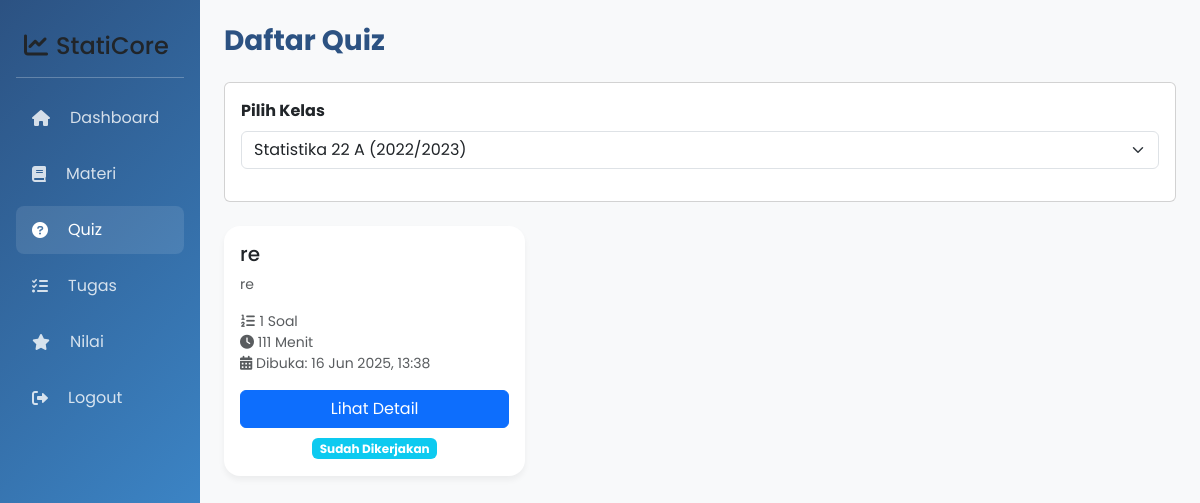
/views/siswa/quiz.php?class_id=1 (signed in), run on the app's committed database.
### tables this page shows
CREATE TABLE `quiz` (
  `id` int(11) NOT NULL,
  `judul` varchar(255) NOT NULL,
  `deskripsi` text DEFAULT NULL,
  `kelas_id` int(11) NOT NULL,
  `guru_id` int(11) NOT NULL,
  `waktu_mulai` datetime NOT NULL,
  `waktu_selesai` datetime NOT NULL,
  `durasi` int(11) NOT NULL,
  `created_at` timestamp NOT NULL DEFAULT current_timestamp()
);

### views/siswa/quiz.php (the view, shortened to what this page needs)
<?php
$db = new Database();
$conn = $db->getConnection();
$stmt = $conn->prepare("
    SELECT k.* FROM kelas k
    JOIN siswa_kelas sk ON k.id = sk.kelas_id
    WHERE sk.siswa_id = ?
    ORDER BY k.tahun_ajaran DESC, k.nama_kelas
");
$stmt->execute([$_SESSION['user_id']]);
$classes = $stmt->fetchAll();
$selected_class = isset($_GET['class_id']) ? $_GET['class_id'] : null;
$quizzes = [];
if ($selected_class) {
    $stmt = $conn->prepare("
        SELECT q.*,
               (SELECT COUNT(*) FROM soal_quiz WHERE quiz_id = q.id) as total_soal,
               (SELECT COUNT(*) FROM jawaban_siswa js
                JOIN soal_quiz sq ON js.soal_id = sq.id
                WHERE sq.quiz_id = q.id AND js.siswa_id = ?) as jawaban_count
        FROM quiz q
        WHERE q.kelas_id = ?
        ORDER BY q.waktu_mulai DESC
    ");
    $stmt->execute([$_SESSION['user_id'], $selected_class]);
    $quizzes = $stmt->fetchAll();
}
?>
<!DOCTYPE html>
<html lang="id">
<head>
    <link href="https://cdn.jsdelivr.net/npm/bootstrap@5.3.0/dist/css/bootstrap.min.css" rel="stylesheet">
    <link href="https://cdnjs.cloudflare.com/ajax/libs/font-awesome/6.0.0/css/all.min.css" rel="stylesheet">
</head>
<body>
    <div class="container-fluid">
        <div class="row">
            <div id="sidebar" class="col-md-3 col-lg-2 px-0 sidebar"> <div class="p-3">
                    <h4 class="px-2 my-3"><i class="fas fa-chart-line me-2"></i>StatiCore</h4>
                    <hr class="text-white">
                    <ul class="nav flex-column">
                        <li class="nav-item">
                            <a class="nav-link" href="dashboard.php"><i class="fas fa-home me-2"></i>Dashboard</a>
                        </li>
                        <li class="nav-item">
                            <a class="nav-link" href="materi.php"><i class="fas fa-book me-2"></i>Materi</a>
                        </li>
                        <li class="nav-item">
                            <a class="nav-link active" href="quiz.php"><i class="fas fa-question-circle me-2"></i>Quiz</a>
                        </li>
                        <li class="nav-item">
                            <a class="nav-link" href="tugas.php"><i class="fas fa-tasks me-2"></i>Tugas</a>
                        </li>
                        <li class="nav-item">
                            <a class="nav-link" href="nilai.php"><i class="fas fa-star me-2"></i>Nilai</a>
                        </li>
                        <li class="nav-item mt-auto">
                            <a class="nav-link" href="../../logout.php" id="logoutBtn"><i class="fas fa-sign-out-alt me-2"></i>Logout</a>
                        </li>
                    </ul>
                </div>
            </div>
            <main class="col-md-9 ms-sm-auto col-lg-10 main-content"> <h1 class="page-title">Daftar Quiz</h1>
                <div class="card mb-4">
                    <div class="card-body">
                        <form method="GET">
                            <div class="mb-3">
                                <label for="class_id" class="form-label"><strong>Pilih Kelas</strong></label>
                                <select class="form-select" name="class_id" id="class_id" onchange="this.form.submit()">
                                    <?php foreach ($classes as $class): ?>
                                        <option value="<?php echo $class['id']; ?>" <?php echo $selected_class == $class['id'] ? 'selected' : ''; ?>>
                                            <?php echo htmlspecialchars($class['nama_kelas']); ?> (<?php echo htmlspecialchars($class['tahun_ajaran']); ?>)
                                        </option>
                                    <?php endforeach; ?>
                                </select>
                            </div>
                        </form>
                    </div>
                </div>
                <?php if ($selected_class): ?>
                    <div class="row">
                        <?php if (!empty($quizzes)): ?>
                            <?php foreach ($quizzes as $quiz): ?>
                                <?php
                                $now = new DateTime();
                                $start = new DateTime($quiz['waktu_mulai']);
                                $end = new DateTime($quiz['waktu_selesai']);
                                $can_start = ($now >= $start && $now <= $end && $quiz['jawaban_count'] == 0);
                                $status_text = 'Telah Selesai';
                                $status_class = 'secondary';
                                if ($now < $start) {
                                    $status_text = 'Akan Datang';
                                    $status_class = 'warning text-dark';
                                } elseif ($can_start) {
                                    $status_text = 'Tersedia';
                                    $status_class = 'success';
                                } elseif ($quiz['jawaban_count'] > 0) {
                                    $status_text = 'Sudah Dikerjakan';
                                    $status_class = 'info';
                                }
                                ?>
                                <div class="col-lg-6 col-xl-4 mb-4">
                                    <div class="card quiz-card h-100">
                                        <div class="card-body d-flex flex-column">
                                            <h5 class="card-title"><?php echo htmlspecialchars($quiz['judul']); ?></h5>
                                            <p class="card-text text-muted small flex-grow-1"><?php echo htmlspecialchars($quiz['deskripsi']); ?></p>
                                            <ul class="list-unstyled small text-muted">
                                                <li><i class="fas fa-list-ol"></i> <?php echo $quiz['total_soal']; ?> Soal</li>
                                                <li><i class="fas fa-clock"></i> <?php echo $quiz['durasi']; ?> Menit</li>
                                                <li><i class="fas fa-calendar-alt"></i> Dibuka: <?php echo $start->format('d M Y, H:i'); ?></li>
                                            </ul>
                                            <a href="detail_quiz.php?id=<?php echo $quiz['id']; ?>" class="btn btn-primary mt-auto">
                                                Lihat Detail
                                            </a>
                                            <div class="mt-2 text-center">
                                                <span class="badge bg-<?php echo $status_class; ?>"><?php echo $status_text; ?></span>
                                            </div>
                                        </div>
                                    </div>
                                </div>
                            <?php endforeach; ?>
                        <?php endif; ?>
                    </div>
                <?php endif; ?>
            </main>
        </div>
    </div>
</body>
</html>

### views/siswa/quiz.php (style rules this page uses)
:root { --primary: #2c5282; --secondary: #4299e1; --success: #10B981; --warning: #F59E0B; --info: #3B82F6; --danger: #EF4444; --gray-500: #6B7280; --gray-600: #4B5563; --border-radius-sm: 8px; --border-radius-lg: 16px; }
body { font-family: 'Poppins', sans-serif; background-color: #f8f9fa; }
.sidebar { background: linear-gradient(135deg, var(--primary), var(--secondary)); min-height: 100vh; transition: all 0.3s ease; }
.sidebar .nav-link { color: rgba(255, 255, 255, 0.8); border-radius: var(--border-radius-sm); padding: 0.75rem 1rem; margin-bottom: 0.5rem; display: flex; align-items: center; gap: 0.75rem; }
.sidebar .nav-link:hover, .sidebar .nav-link.active { color: white; background-color: rgba(255, 255, 255, 0.1); }
.main-content { padding: 1.5rem; }
.page-title { font-size: 1.75rem; font-weight: 700; color: var(--primary); margin-bottom: 1.5rem; }
.quiz-card { transition: transform 0.2s; border: none; border-radius: var(--border-radius-lg); box-shadow: 0 4px 6px rgba(0, 0, 0, 0.05); }

### data on the page
quiz: judul "re", deskripsi "re", total_soal "1", durasi "111", waktu_mulai "16 Jun 2025, 13:38", status_text "Sudah Dikerjakan"

### other printed values
form field class_id "Statistika 22 A (2022/2023)"
